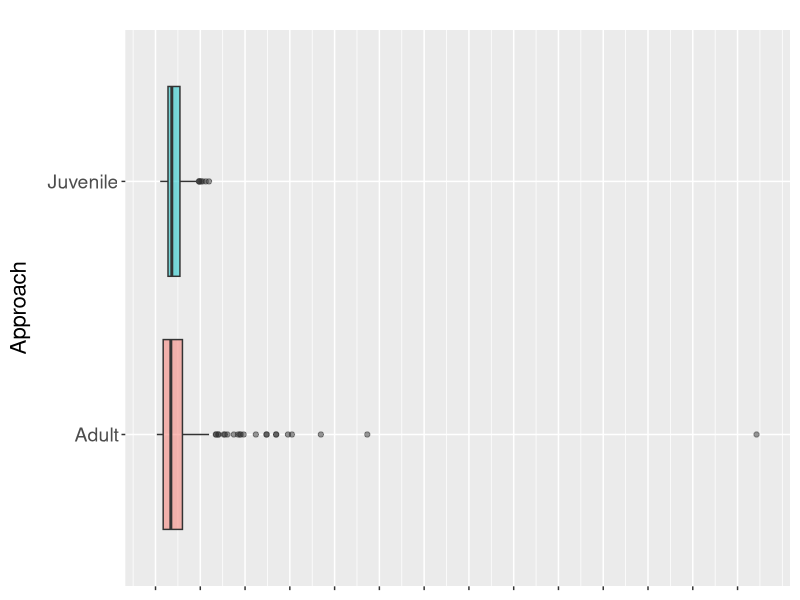
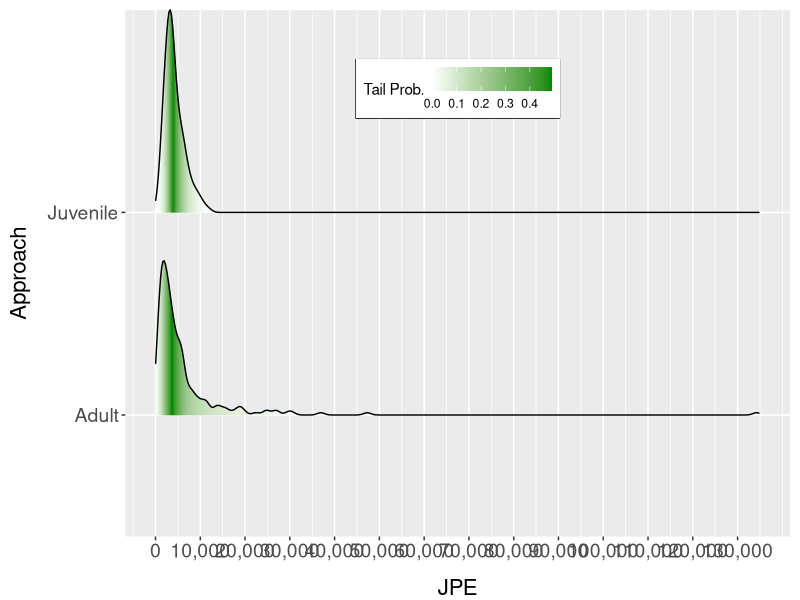
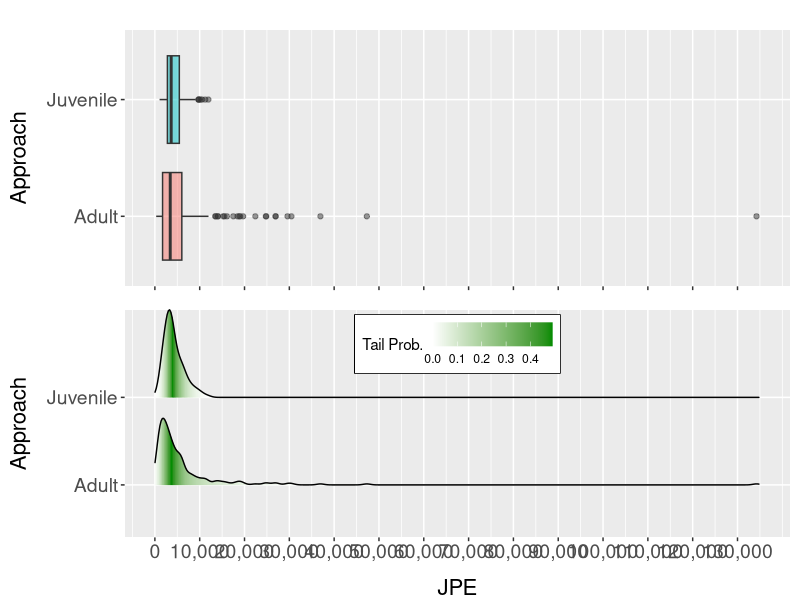
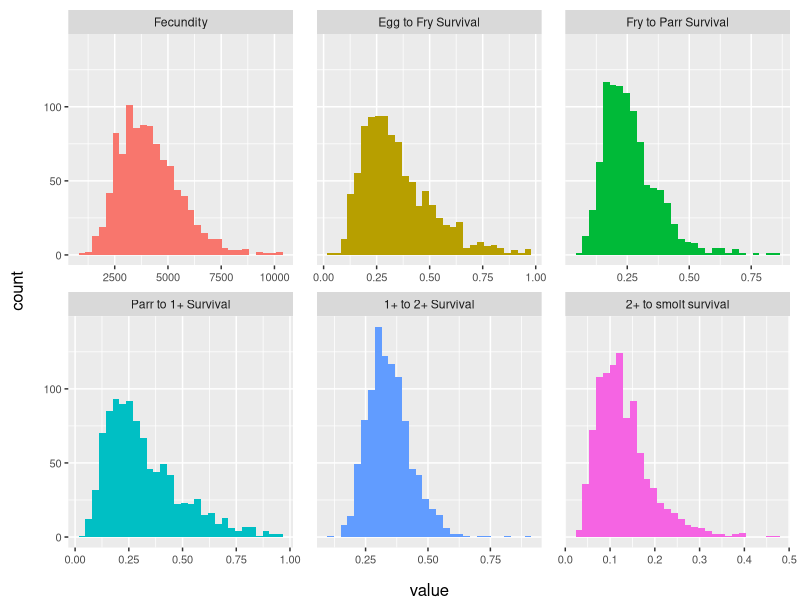
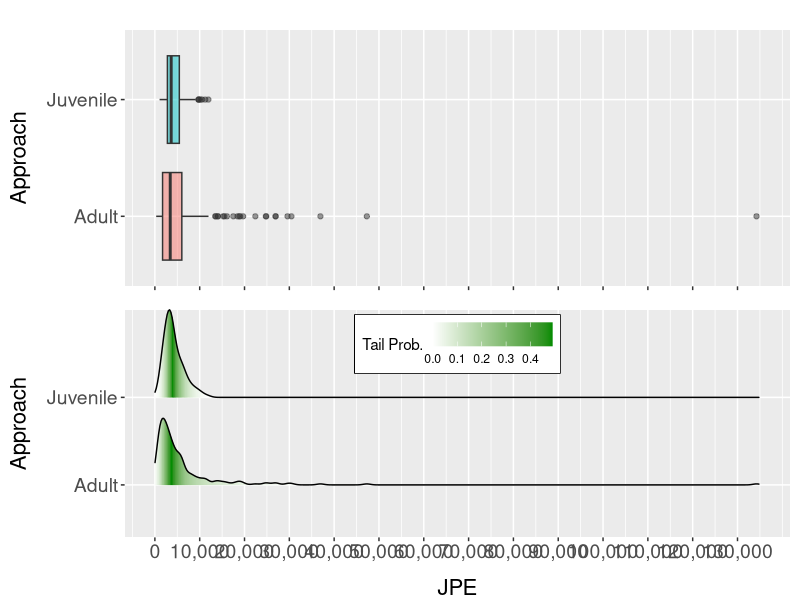
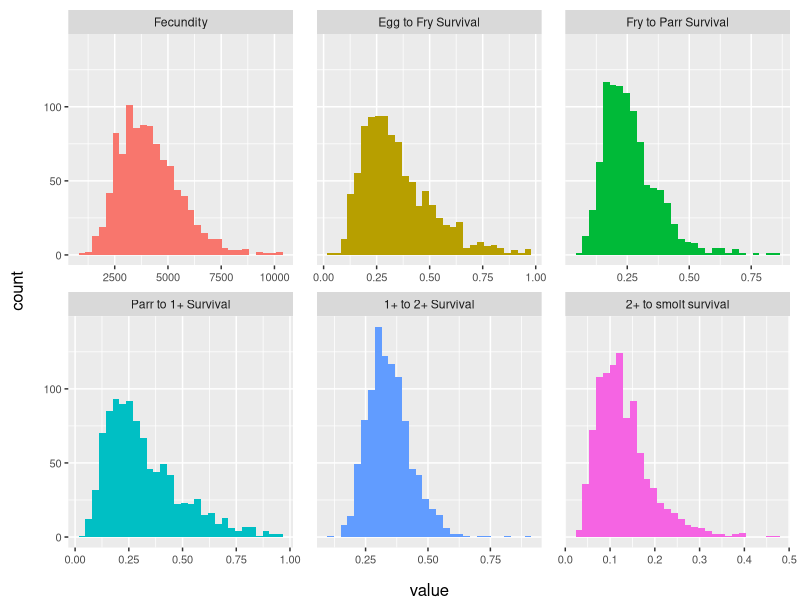

Generate these figures, in order, with R:
library(dplyr)
library(tidyverse)
library(ggplot2)
library(ggridges)
library(ggpubr)

params <- read.csv('Files/Params.csv') #read in parameters compiled from literature
df <- data.frame(matrix(ncol = 6, nrow = 1000)) #create empty dataframe for parameter distributions
colnames(df) <- c('Fecundity', 'Egg', 'parr', '0_1', '1_2', '2_plus') #assign column names to dataframe

# Loop through each parameter and generate lognormal values for each parameter
for (i in 1:nrow(params)) {
  temp <- rlnorm(1000, meanlog = log(params$Mean[i]^2 / sqrt(params$SD[i]^2 + params$Mean[i]^2)),
                 sdlog = sqrt(log(1 + params$SD[i]^2 / params$Mean[i]^2)))
  df[, i] <- temp
}

df[df > .99 & df < 10 | df <= 0] <- NA #assign NAs to any 'probabilities' >= 1 or < 0
df <- df %>% na.omit() #get rid of NAs

#user defined numbers
sims <- 200 #number of simulations
redd_num <- 1000 #number of redds for adult approach

#Create empty data.frames for JPE simulations
JPE_adult <- data.frame(Adult = matrix(ncol = 1, nrow = sims))
JPE_juvenile <- data.frame(Juvenile = matrix(ncol = 1, nrow = sims))
juv <- data.frame(value = matrix(ncol = 1, nrow = sims))
#for loop to calculate juveniles
for(i in 1:sims){
  temp <- redd_num* #calculates the number of juveniles for each simulation
    sample(df[,1], 1)* 
    sample(df[,2], 1)*
    sample(df[,3], 1)*
    sample(df[,4], 1)
  juv[i,] <- temp #compiles juvenile calculations into dataframe
  for(i in 1:nrow(juv)){ #calculates adult approach from the juvenile calculations
    JPE <- juv$value[i]*
      sample(df[,5], 1)* 
      sample(df[,6], 1)
    JPE_adult[i,] <- JPE #compiles into a dataframe
  }
  for(i in 1:sims){ #calculates juvenile approach based on median of juvenile estimates in juv dataframe
    JPE_juv <- median(juv$value)*
      sample(df[,5], 1)* 
      sample(df[,6], 1)
    JPE_juvenile[i,] <- JPE_juv #compiles into a dataframe
  }
}

#combining and cleaning the two dataframes for graphing
JPE_all <- JPE_adult %>% bind_cols(JPE_juvenile) %>% rename('Adult' = 1, 'Juvenile' = 2) %>%
  gather(key = 'Approach', value = 'JPE', 1:2)

#used to automate scale on graphs
x_max <- plyr::round_any(max(JPE_all$JPE), 5000, f = ceiling)

#boxplot to illustrate differences in two approaches
jpe_graph <- ggplot(JPE_all, aes(x = Approach, y = JPE, fill = Approach)) + 
  geom_boxplot(alpha = 0.5) +
  theme(legend.position = 'none',
        plot.margin = margin(0.75,0.25,0.25,0.25, unit = 'cm'),
        axis.title = element_text(size = 16),
        axis.text = element_text(size = 14),
        axis.title.x = element_blank(),
        axis.title.y = element_text(margin=margin(r=12)),
        axis.text.x = element_blank()) +
  scale_y_continuous(breaks = seq(0,x_max, if_else(x_max > 25000, 10000, 5000)), limits = c(0,x_max),
                     labels = scales::comma) +
  coord_flip()
jpe_graph

#density histogram to illustrate differences in two approaches
hist_lognorm <- ggplot(JPE_all, aes(x = JPE, y = Approach, fill = 0.5 - abs(0.5 - stat(ecdf)))) +
  stat_density_ridges(geom = "density_ridges_gradient", calc_ecdf = TRUE, scale = 1) +
  scale_fill_gradient(low = "white", high = "green4",
                      name = "Tail Prob.") +
  theme(plot.margin = margin(0.25,0.25,0,0.25, unit = 'cm'),
        axis.title = element_text(size = 16),
        axis.text = element_text(size = 14),
        axis.title.x = element_text(margin=margin(t=12)),
        axis.title.y = element_text(margin=margin(r=12)),
        legend.position=c(.5,.85),
        legend.direction = 'horizontal',
        legend.box.background = element_rect(colour = "black")) +
  scale_x_continuous(breaks = seq(0,x_max, if_else(x_max > 25000, 10000, 5000)), limits = c(0,x_max),
                     labels = scales::comma)
hist_lognorm

#combine both plots
final <- ggarrange(jpe_graph, hist_lognorm, ncol = 1, nrow = 2, align = 'v')
final

#graph of the parameter distributions
dist <- df %>% rename('Egg to Fry Survival' = 2, 'Fry to Parr Survival' = 3, 
                      'Parr to 1+ Survival' = 4, '1+ to 2+ Survival' = 5, 
                      '2+ to smolt survival' = 6) %>% 
  gather(key = 'Parameter', value = 'value', 1:6) %>% 
  mutate(Parameter = factor(Parameter, levels = c('Fecundity', 'Egg to Fry Survival', 
                                                  'Fry to Parr Survival', 'Parr to 1+ Survival', 
                                                  '1+ to 2+ Survival', '2+ to smolt survival'))) %>%
  ggplot(aes(x = value, fill = Parameter)) +
  geom_histogram() + facet_wrap(~ Parameter, scales = 'free_x') +
  theme(legend.position = 'none',
        plot.margin = margin(0.25,0.25,0,0.25, unit = 'cm'),
        axis.title = element_text(size = 12),
        axis.text = element_text(size = 8),
        axis.title.x = element_text(margin=margin(t=12)),
        axis.title.y = element_text(margin=margin(r=12)),
        panel.spacing.x = unit(6, "mm"))
dist

#save final plots
ggsave(final, file = 'Graphs/final.png', unit = 'px', width = 2500, height = 2000)
ggsave(dist, file = 'Graphs/dist.png', unit = 'px', width = 3000, height = 2000)

#save parameter distributions and JPE simulation estimates
write.csv(JPE_all, file = 'Files/JPE_sims.csv', row.names = FALSE)
write.csv(df, file = 'Files/Param_dist.csv', row.names = FALSE)
